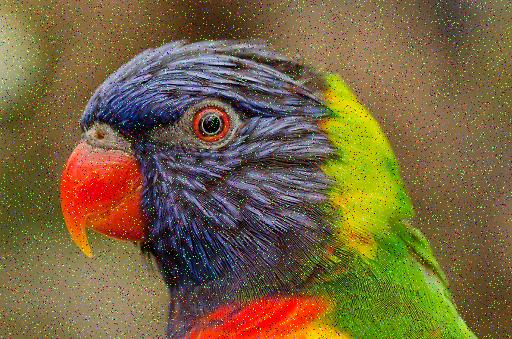
#> input picture COMP9517/Week1/samples/noisyImg_1.jpg, 512 x 339 px
$ python week1-3.py
#> lines starting #> are read from the running program, lines starting #| are printed output that depends on the picture
import cv2
import numpy as np
from matplotlib import pyplot as plt

img = cv2.imread('noisyImg_1.jpg',0)
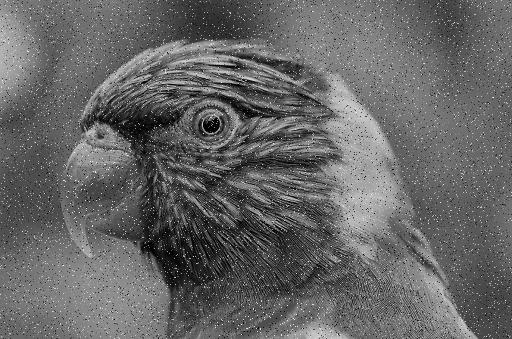
#> img: shape (339, 512); min 0, max 255, mean 102.1
#convert BGR to RGB
img = cv2.cvtColor(img, cv2.COLOR_BGR2RGB)
#> img: shape (339, 512, 3)

#Gaussian filtering
blur = cv2.GaussianBlur(img,(5,5),5)
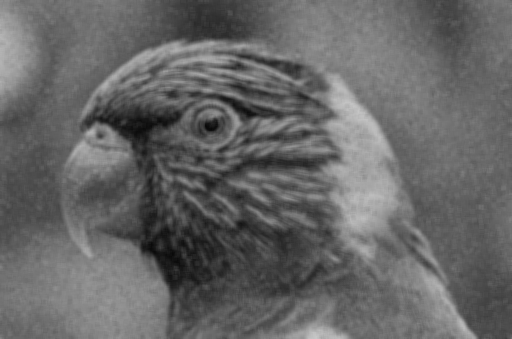
#> blur: shape (339, 512, 3); min 8, max 199, mean 102.1

#Gaussian filtering v2
G = cv2.getGaussianKernel(5,3)
GM = G*G.T;
print(G)
print(GM)
blur2 = cv2.filter2D(img,-1,GM)

#show original and filtered images
plt.subplot(1,3,1),plt.imshow(img),plt.title('Original')
plt.xticks([]), plt.yticks([])
plt.subplot(1,3,2),plt.imshow(blur),plt.title('Blurred')
plt.xticks([]), plt.yticks([])
plt.subplot(1,3,3),plt.imshow(blur2),plt.title('Blurred')
plt.xticks([]), plt.yticks([])
plt.show()
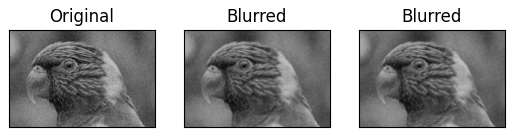
#> figure drawn by matplotlib, 3 panels

$ run again, with COMP9517/Week1/samples/test1.jpg copied over COMP9517/Week1/samples/noisyImg_1.jpg
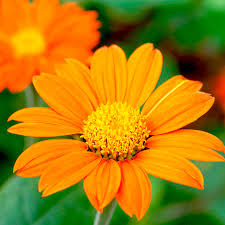
#> input picture COMP9517/Week1/samples/test1.jpg, 225 x 225 px
#> `blur = cv2.GaussianBlur(img,(5,5),5)`:
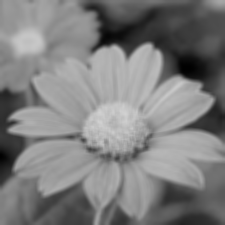
#> blur: shape (225, 225, 3); min 1, max 209, mean 125.7
#> `plt.show()`:
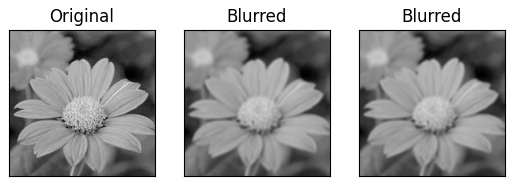
#> figure drawn by matplotlib, 3 panels
